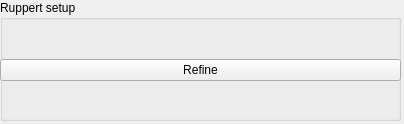
<?xml version="1.0" encoding="UTF-8"?>
<ui version="4.0">
 <class>setup_ruppert</class>
 <widget class="QWidget" name="setup_ruppert">
  <property name="geometry">
   <rect>
    <x>0</x>
    <y>0</y>
    <width>404</width>
    <height>124</height>
   </rect>
  </property>
  <property name="windowTitle">
   <string>Form</string>
  </property>
  <widget class="QGroupBox" name="ruppert_groupbox">
   <property name="geometry">
    <rect>
     <x>0</x>
     <y>0</y>
     <width>401</width>
     <height>121</height>
    </rect>
   </property>
   <property name="title">
    <string>Ruppert setup</string>
   </property>
   <widget class="QWidget" name="verticalLayoutWidget">
    <property name="geometry">
     <rect>
      <x>0</x>
      <y>30</y>
      <width>401</width>
      <height>80</height>
     </rect>
    </property>
    <layout class="QVBoxLayout" name="ruppert_layout">
     <item>
      <widget class="QPushButton" name="refine_push_button">
       <property name="text">
        <string>Refine</string>
       </property>
      </widget>
     </item>
    </layout>
   </widget>
  </widget>
 </widget>
 <resources/>
 <connections/>
</ui>
